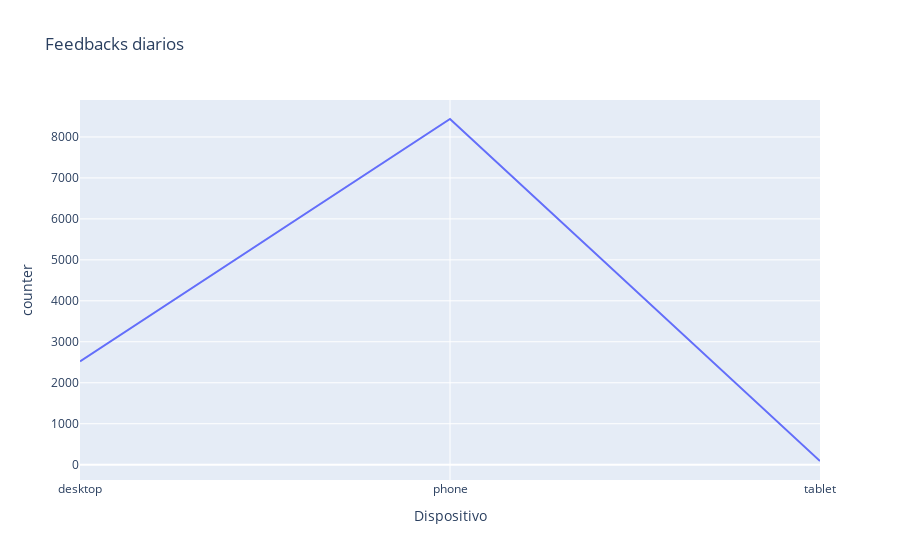

Notebook cell for this chart:
### Code cell
print(df_dispositivo.counter.mean())
px.line(df_dispositivo, x="Dispositivo", y="counter", title="Feedbacks diarios")

### Figure 1 — Plotly figure (JSON) as saved in the notebook; plotly's stock layout.template omitted (floating-point values rounded to 4 significant figures)
{"data": [{"hovertemplate": "Dispositivo=%{x}<br>counter=%{y}<extra></extra>", "legendgroup": "", "line": {"color": "#636efa", "dash": "solid"}, "marker": {"symbol": "circle"}, "mode": "lines", "name": "", "orientation": "v", "showlegend": false, "type": "scatter", "x": ["desktop", "phone", "tablet"], "xaxis": "x", "y": [2522, 8438, 90], "yaxis": "y"}], "layout": {"legend": {"tracegroupgap": 0}, "title": {"text": "Feedbacks diarios"}, "xaxis": {"anchor": "y", "domain": [0, 1], "title": {"text": "Dispositivo"}}, "yaxis": {"anchor": "x", "domain": [0, 1], "title": {"text": "counter"}}}}
